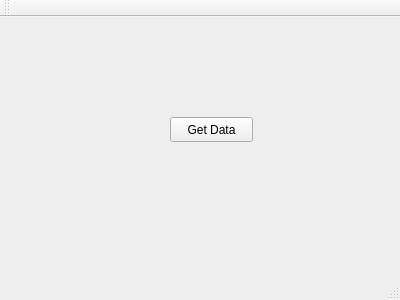
<?xml version="1.0" encoding="UTF-8"?>
<ui version="4.0">
 <class>MainWindow</class>
 <widget class="QMainWindow" name="MainWindow">
  <property name="geometry">
   <rect>
    <x>0</x>
    <y>0</y>
    <width>400</width>
    <height>300</height>
   </rect>
  </property>
  <property name="windowTitle">
   <string>MainWindow</string>
  </property>
  <widget class="QWidget" name="centralWidget">
   <widget class="QPushButton" name="pushButton">
    <property name="geometry">
     <rect>
      <x>170</x>
      <y>100</y>
      <width>83</width>
      <height>25</height>
     </rect>
    </property>
    <property name="text">
     <string>Get Data</string>
    </property>
   </widget>
  </widget>
  <widget class="QMenuBar" name="menuBar">
   <property name="geometry">
    <rect>
     <x>0</x>
     <y>0</y>
     <width>400</width>
     <height>22</height>
    </rect>
   </property>
  </widget>
  <widget class="QToolBar" name="mainToolBar">
   <attribute name="toolBarArea">
    <enum>TopToolBarArea</enum>
   </attribute>
   <attribute name="toolBarBreak">
    <bool>false</bool>
   </attribute>
  </widget>
  <widget class="QStatusBar" name="statusBar"/>
 </widget>
 <layoutdefault spacing="6" margin="11"/>
 <resources/>
 <connections/>
</ui>
